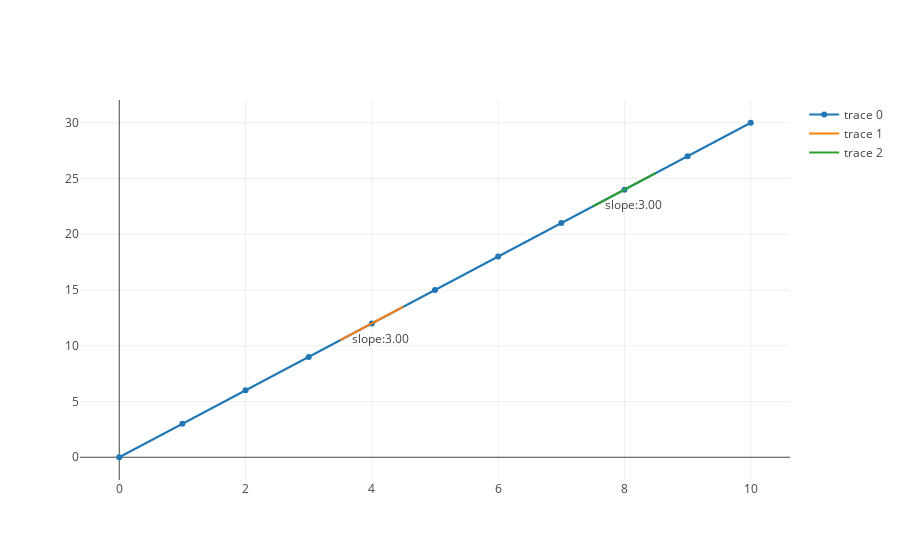

Here is the notebook cell this chart was saved with:
### Markdown cell above
Ok to measure $\frac{dy}{dx}(y)$ where $y = 3(x)$, we can simply choose a value of $x$, increase that value, and then see how $y$ changes as we increase $x$.  That is the amount that $y$ changes given a change in $x$.  Let's do it by choosing the $x$ = 4.  

* $ y_{x=4} = 3*4 = 12 $
* Then we change our value of $x$, so let's change $x$ from 4 to 5
* $ y_{x=5} = 3*5 = 15 $

Now our derivative, $\frac{dy}{dx}$ of the function, is the proportion of change in $y$ divided by change in $x$.  So here, we have change in $y$ over change in change in $x$: 

$(\Delta y)/(\Delta x) = (15 - 12)/(5 - 4) = 3/1 = 3 $

This makes sense, with the formula $y = 3x$,  for every unit of $x$ that we increase, $y$ increases by 3.  So this means $\frac{dy}{dx}(3x) = 3$.

### Code cell
def build_tangent_line(original_function, x, line_length = 5, delta = .01):
    curve_at_point = derivative_at(original_function, x, delta)
    slope = curve_at_point['slope']
    x_minus = x - line_length
    x_plus = x + line_length
    y = original_function(x)
    y_minus = y - slope * line_length
    y_plus = y + slope * line_length
    text = '    slope:' + format(slope, '.2f')
    return {'x': [x_minus, x, x_plus], 'y': [y_minus, y, y_plus], 'mode': 'lines+text', 'text': [text], 'textposition': 'right'}

def derivative_at(original_function, x, delta = .01):
    numerator = original_function(x + delta) - original_function(x)
    slope = numerator/delta
    return {'value': x, 'slope': slope}

tangent_at_four = build_tangent_line(y, 4, .5, .01)
tangent_at_eight = build_tangent_line(y, 8, .5, .01)
plot([y_3x_trace, tangent_at_four, tangent_at_eight])

### Figure 1 — Plotly figure (JSON) as saved in the notebook; plotly's stock layout.template omitted (floating-point values rounded to 4 significant figures)
{"data": [{"x": [0, 1, 2, 3, 4, 5, 6, 7, 8, 9, 10], "y": [0, 3, 6, 9, 12, 15, 18, 21, 24, 27, 30]}, {"mode": "lines+text", "text": ["    slope:3.00"], "textposition": "right", "x": [3.5, 4, 4.5], "y": [10.5, 12, 13.5]}, {"mode": "lines+text", "text": ["    slope:3.00"], "textposition": "right", "x": [7.5, 8, 8.5], "y": [22.5, 24, 25.5]}], "layout": {}}
